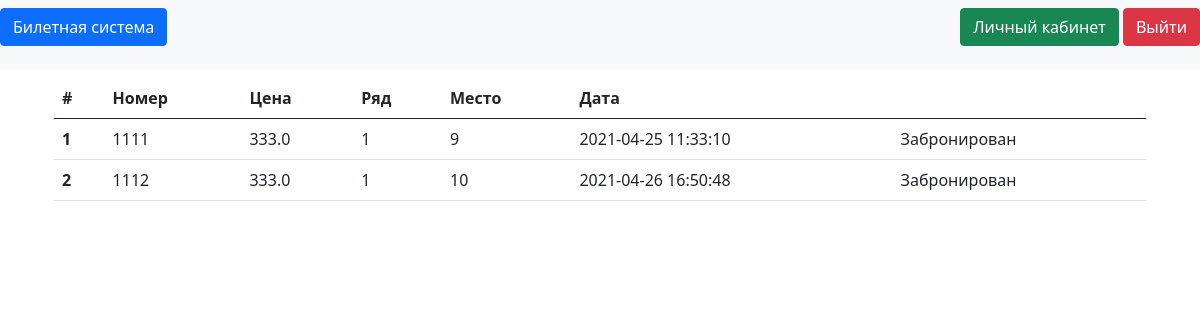
The page /personal_area (signed in) on the database its author committed.
### domain/ticket.py (models this page shows)
class Ticket(SqlAlchemyBase, SerializerMixin):  # модель для работы с таблицей билетов
    __tablename__ = "tickets"
    id = Column(Integer, primary_key=True, autoincrement=True)
    number = Column(Integer, nullable=False)
    cost = Column(Float, nullable=False)
    chair_id = Column("chair_id", Integer, ForeignKey('chairs.id'), nullable=False)
    chair = relationship("Chair", back_populates='ticket')
    session_id = Column("session_id", Integer, ForeignKey('sessions.id'), nullable=False)
    session = relationship("Session", back_populates='ticket')
    record = relationship("Record")

### source.py (the view)
@app.route("/personal_area", methods=["GET", "POST"])
def personal_area():  # функция для страницы показа личного кабинета
    resource = PersonalAreaResource()
    tickets = resource.get_user_tickets()
    return render_template("index.html", name_page="Кабинет", user_tickets=tickets)

### controllers/chair_controller.py (called while the page is built)
    def get(self, chair_id):  # получить
        return self.chair_service.get_chair(chair_id)

### controllers/personal_area_controller.py (called while the page is built)
    def get_user_tickets(self):  # получить все билеты пользователя
        return self.personal_area_service.get_user_tickets()

### controllers/record_controller.py (called while the page is built)
    def get(self):  # получить
        return self.record_service.get_all()

### controllers/record_types_controller.py (called while the page is built)
    def get(self, record_type_id):  # получить
        return self.record_type_service.get_record_type(record_type_id)

### controllers/ticket_controller.py (called while the page is built)
    def get(self, ticket_id):  # получить
        return self.ticket_service.get_ticket(ticket_id)

### domain/db_session.py (called while the page is built)
def create_session() -> Session:  # создание сессий
    global __factory
    return __factory()

### repository/chairs_repository.py (called while the page is built)
    def get_chair(self, chair_id: int):  # получить стул
        new_db_session = db_session.create_session()
        return new_db_session.query(Chair).filter(Chair.id == chair_id).first()

### repository/record_types_repository.py (called while the page is built)
    def get_record_type(self, record_type_id: RecordType):  # получить тип записи
        new_db_session = db_session.create_session()
        return new_db_session.query(RecordType).filter(RecordType.id == record_type_id).first()

### repository/records_repository.py (called while the page is built)
    def get_all(self):  # получить все записи
        new_db_session = db_session.create_session()
        return new_db_session.query(Record).all()

### repository/tickets_repository.py (called while the page is built)
    def get_ticket(self, ticket_id: int):  # получить билет
        new_db_session = db_session.create_session()
        return new_db_session.query(Ticket).filter(Ticket.id == ticket_id).first()

### services/chairs_service.py (called while the page is built)
    def get_chair(self, chair_id):  # получить один
        chair = self.chairs_repository.get_chair(chair_id)
        if chair:
            return {"chair": [item.to_dict(only=("id", "row", "place", "hall_id"))
                              for item in [chair]]}
        else:
            return {"error": "Not found"}

### services/record_types_service.py (called while the page is built)
    def get_record_type(self, record_type_id):  # получить один тип записи
        record_type = self.record_types_repository.get_record_type(record_type_id)
        if record_type:
            return {"record_type": [{"id": record_type.id, "title": record_type.title}]}
        return {"error": "not found"}

### services/records_service.py (called while the page is built)
    def get_all(self):  # получить все записи
        return {"records": [item.to_dict
                            (only=("id", "purchase_date", "record_type_id", "ticket_id", "user_id"))
                            for item in self.records_repository.get_all()]}

### source.py (called while the page is built)
@login_manager.user_loader
def load_user(user_id):  # получение пользователя из бд
    db_sess = db_session.create_session()
    return db_sess.query(User).get(user_id)

### templates/index.html (shortened to what this page needs)
{% extends "base.html" %}
{% block content %}
<div class="container">
    {% if user_tickets %}
        <table class="table">
            <thead>
                <tr>
                  <th scope="col">#</th>
                  <th scope="col">Номер</th>
                  <th scope="col">Цена</th>
                  <th scope="col">Ряд</th>
                  <th scope="col">Место</th>
                  <th scope="col">Дата</th>
                  <th scope="col"></th>
                </tr>
            </thead>
            <tbody>
                {% for ticket in user_tickets%}
                    <tr>
                      <th scope="row">{{loop.index}}</th>
                      <td>{{ticket["number"]}}</td>
                      <td>{{ticket["cost"]}}</td>
                      <td>{{ticket["row"]}}</td>
                      <td>{{ticket["place"]}}</td>
                      <td>{{ticket["purchase_date"]}}</td>
                      <td>{{ticket["operation"]}}</td>
                    </tr>
                {% endfor %}
            </tbody>
        </table>
    {% endif %}
</div>
{% endblock %}

### rows shown on the page
Ticket: number "1111", cost "333.0", row "1", place "9", purchase_date "2021-04-25 11:33:10", operation "Забронирован"
Ticket: number "1112", cost "333.0", row "1", place "10", purchase_date "2021-04-26 16:50:48", operation "Забронирован"
